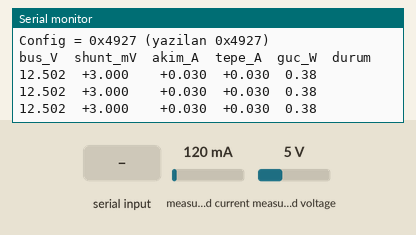
A sketch run on a simulated ESP32-S3. Shown: the last lines printed to the serial monitor. Wiring (inferred from the names in the program): INA219 current sensor at I2C address 0x40. Inputs (shaded band) come from the test bench; at power-on: measured current 120 mA, measured voltage 5 V.

Above: at 2.7 s.
2.8 s: "s\n" received over Serial
4.5 s: "r ,45\n" received over Serial
6.0 s: measured current set to 40 mA
At 6.5 s:
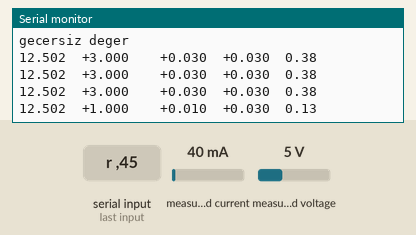
7.5 s: measured voltage set to 0.3 V
At 8.0 s:
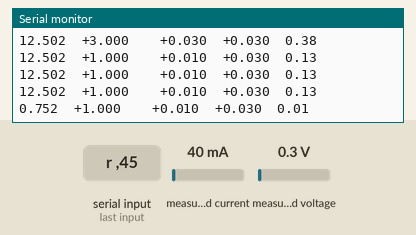
9.0 s: measured current set to 500 mA
At 9.5 s:
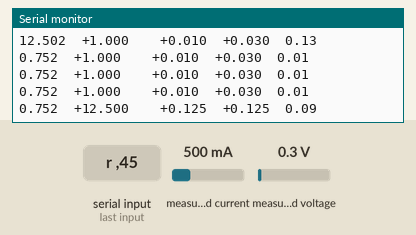
Timing chart, 0 to 11.5 s (numbered marks = the images above; inputs shaded):
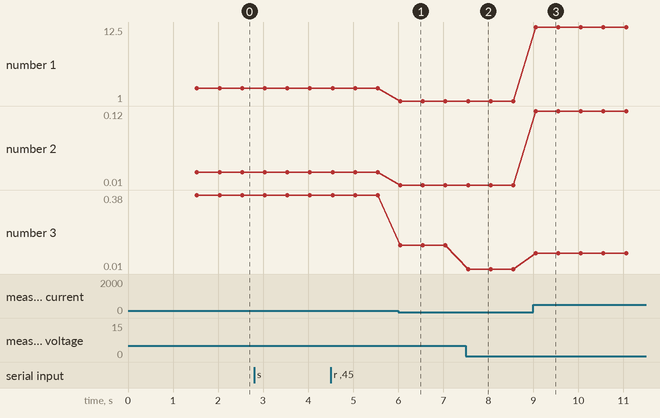

Measured:
- after the input at 6.0 s, the serial monitor: prints a new line at once (image 1)
- after the input at 7.5 s, the serial monitor: prints a new line after 0.05 s (image 2)
- after the input at 9.0 s, the serial monitor: prints a new line after 0.05 s (image 3)
- plotted number 1: 3 → 1 after the input at 6.0 s, 1 → 12.5 after the input at 9.0 s
- plotted number 2: 0.03 → 0.01 after the input at 6.0 s, 0.01 → 0.12 after the input at 9.0 s
- plotted number 3: 0.38 → 0.13 after the input at 6.0 s, 0.01 → 0.09 after the input at 9.0 s

The sketch:

ina226_olc.ino
```cpp
// (licence header left out)
#include <Wire.h>

#define SDA0 8
#define SCL0 9
#define INA_ADDR 0x40

// Modul uzerindeki etkin shunt direnci (ohm). Calisirken "r <ohm>" ile degisir.
#define R_SHUNT_VARSAYILAN 0.1

float rShunt = R_SHUNT_VARSAYILAN;

#define REG_CONFIG 0x00
#define REG_SHUNT  0x01
#define REG_BUS    0x02
#define REG_MFG_ID 0xFE
#define REG_DIE_ID 0xFF

// AVG=128, VBUSCT=1.1ms, VSHCT=1.1ms, surekli shunt+bus
#define CONFIG_VAL 0x4927

// shunt ADC tam olcek: +-32767 * 2.5 uV = +-81.9175 mV
#define SHUNT_FS_MV 81.9175

bool yaz16(uint8_t reg, uint16_t v) {
  Wire.beginTransmission(INA_ADDR);
  Wire.write(reg);
  Wire.write(v >> 8);
  Wire.write(v & 0xFF);
  return Wire.endTransmission() == 0;
}

bool oku16(uint8_t reg, uint16_t &out) {
  Wire.beginTransmission(INA_ADDR);
  Wire.write(reg);
  if (Wire.endTransmission(false) != 0) return false;
  if (Wire.requestFrom((uint8_t)INA_ADDR, (uint8_t)2) != 2) return false;
  out = (Wire.read() << 8) | Wire.read();
  return true;
}

void yazShunt() {
  Serial.printf("Shunt: %.5f ohm  (olculebilir tepe: +-%.2f A, cozunurluk %.0f uA)\n",
                rShunt, (SHUNT_FS_MV / 1000.0) / rShunt, 2.5e-6 / rShunt * 1e6);
}

// Hareket sirasindaki tepe akimi yakalamak icin
float akimMin = 1e9, akimMax = -1e9;

void komutIsle() {
  if (!Serial.available()) return;
  String k = Serial.readStringUntil('\n');
  k.trim();
  if (k.startsWith("r ")) {
    float v = k.substring(2).toFloat();
    if (v > 1e-6) {
      rShunt = v;
      akimMin = 1e9; akimMax = -1e9;
      yazShunt();
    } else {
      Serial.println("gecersiz deger");
    }
  } else if (k == "s") {
    akimMin = 1e9; akimMax = -1e9;
    Serial.println("tepe degerleri sifirlandi");
  }
}

void setup() {
  Serial.begin(115200);
  delay(1500);
  Serial.println("\n=== INA226 AKIM OLCUMU ===");
  Serial.printf("I2C0: SDA=GPIO%d SCL=GPIO%d | adres 0x%02X\n", SDA0, SCL0, INA_ADDR);
  yazShunt();
  Serial.println("Komutlar: 'r <ohm>' shunt degeri, 's' tepe degerleri sifirla");

  Wire.begin(SDA0, SCL0, 400000);

  uint16_t mfg = 0, die = 0;
  if (!oku16(REG_MFG_ID, mfg) || !oku16(REG_DIE_ID, die)) {
    Serial.println("HATA: 0x40 cevap vermiyor - kablolamayi kontrol et.");
    return;
  }
  Serial.printf("Uretici ID = 0x%04X (INA226 icin 0x5449 beklenir)\n", mfg);
  Serial.printf("Die ID     = 0x%04X (INA226 icin 0x2260 beklenir)\n", die);
  if (die == 0x2260) Serial.println("  -> cip dogrulandi: INA226");
  else if (mfg == 0x5449) Serial.println("  -> TI cipi ama INA226 degil (INA219/INA260 olabilir)");
  else Serial.println("  -> UYARI: bu bir INA226 gibi gorunmuyor");

  yaz16(REG_CONFIG, CONFIG_VAL);
  uint16_t cfg = 0;
  oku16(REG_CONFIG, cfg);
  Serial.printf("Config = 0x%04X (yazilan 0x%04X)\n\n", cfg, CONFIG_VAL);

  Serial.println("\nbus_V\tshunt_mV\takim_A\ttepe_A\tguc_W\tdurum");
}

void loop() {
  komutIsle();

  uint16_t hamShunt = 0, hamBus = 0;
  if (!oku16(REG_SHUNT, hamShunt) || !oku16(REG_BUS, hamBus)) {
    Serial.println("okuma hatasi");
    delay(500);
    return;
  }

  int16_t sh = (int16_t)hamShunt;              // isaretli
  float shunt_mV = sh * 0.0025;                // 2.5 uV/LSB
  float bus_V = hamBus * 0.00125;              // 1.25 mV/LSB
  float akim_A = (shunt_mV / 1000.0) / rShunt;
  float guc_W = bus_V * akim_A;

  if (akim_A < akimMin) akimMin = akim_A;
  if (akim_A > akimMax) akimMax = akim_A;

  const char *durum = "";
  if (fabs(shunt_mV) > SHUNT_FS_MV * 0.95) durum = "<<< DOYUM! shunt cok buyuk ya da akim olcek disi";
  else if (fabs(shunt_mV) < 0.05)          durum = "(shunt gerilimi ~0 - yuk yok mu?)";

  Serial.printf("%.3f\t%+.3f\t\t%+.3f\t%+.3f\t%.2f\t%s\n",
                bus_V, shunt_mV, akim_A, akimMax, guc_W, durum);
  delay(500);
}
```
